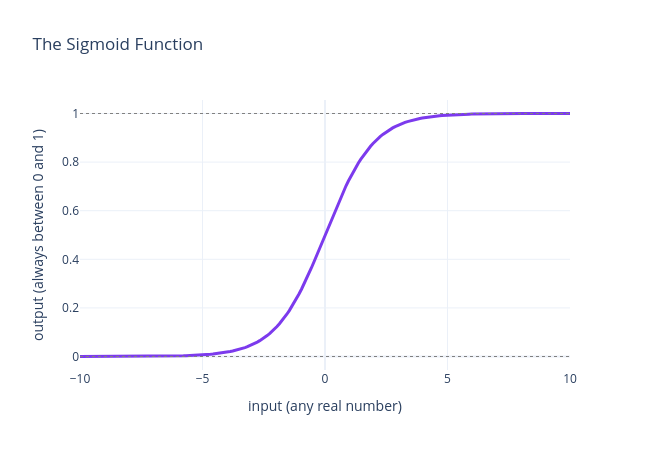

The notebook cell saved with this chart:
### Markdown cell above
<details>
<summary>Show code</summary>

```python
def sigmoid(x):
    return 1 / (1 + np.exp(-x))

sigmoid_x = np.linspace(-10, 10, 200)
sigmoid_y = sigmoid(sigmoid_x)

sigmoid_figure = go.Figure()
sigmoid_figure.add_trace(
    go.Scatter(x=sigmoid_x, y=sigmoid_y, mode="lines", line=dict(color="#7c3aed", width=3))
)
sigmoid_figure.add_hline(y=0, line=dict(color="gray", width=1, dash="dot"))
sigmoid_figure.add_hline(y=1, line=dict(color="gray", width=1, dash="dot"))
sigmoid_figure.update_layout(
    title="The Sigmoid Function",
    xaxis_title="input (any real number)", yaxis_title="output (always between 0 and 1)",
    template="plotly_white", width=650, height=450,
)
sigmoid_figure.show()
```

</details>

### Code cell
def sigmoid(x):
    return 1 / (1 + np.exp(-x))

sigmoid_x = np.linspace(-10, 10, 200)
sigmoid_y = sigmoid(sigmoid_x)

sigmoid_figure = go.Figure()
sigmoid_figure.add_trace(
    go.Scatter(x=sigmoid_x, y=sigmoid_y, mode="lines", line=dict(color="#7c3aed", width=3))
)
sigmoid_figure.add_hline(y=0, line=dict(color="gray", width=1, dash="dot"))
sigmoid_figure.add_hline(y=1, line=dict(color="gray", width=1, dash="dot"))
sigmoid_figure.update_layout(
    title="The Sigmoid Function",
    xaxis_title="input (any real number)", yaxis_title="output (always between 0 and 1)",
    template="plotly_white", width=650, height=450,
)
sigmoid_figure.show()

### Figure 1 — Plotly figure (JSON) as saved in the notebook; plotly's stock layout.template omitted (floating-point values rounded to 4 significant figures; data arrays with more than 128 entries replaced by an {"elided": "..."} marker saying what was removed)
{"data": [{"line": {"color": "#7c3aed", "width": 3}, "mode": "lines", "type": "scatter", "x": {"elided": "200 float values"}, "y": {"elided": "200 float values"}}], "layout": {"height": 450, "shapes": [{"line": {"color": "gray", "dash": "dot", "width": 1}, "type": "line", "x0": 0, "x1": 1, "xref": "x domain", "y0": 0, "y1": 0, "yref": "y"}, {"line": {"color": "gray", "dash": "dot", "width": 1}, "type": "line", "x0": 0, "x1": 1, "xref": "x domain", "y0": 1, "y1": 1, "yref": "y"}], "title": {"text": "The Sigmoid Function"}, "width": 650, "xaxis": {"title": {"text": "input (any real number)"}}, "yaxis": {"title": {"text": "output (always between 0 and 1)"}}}}
